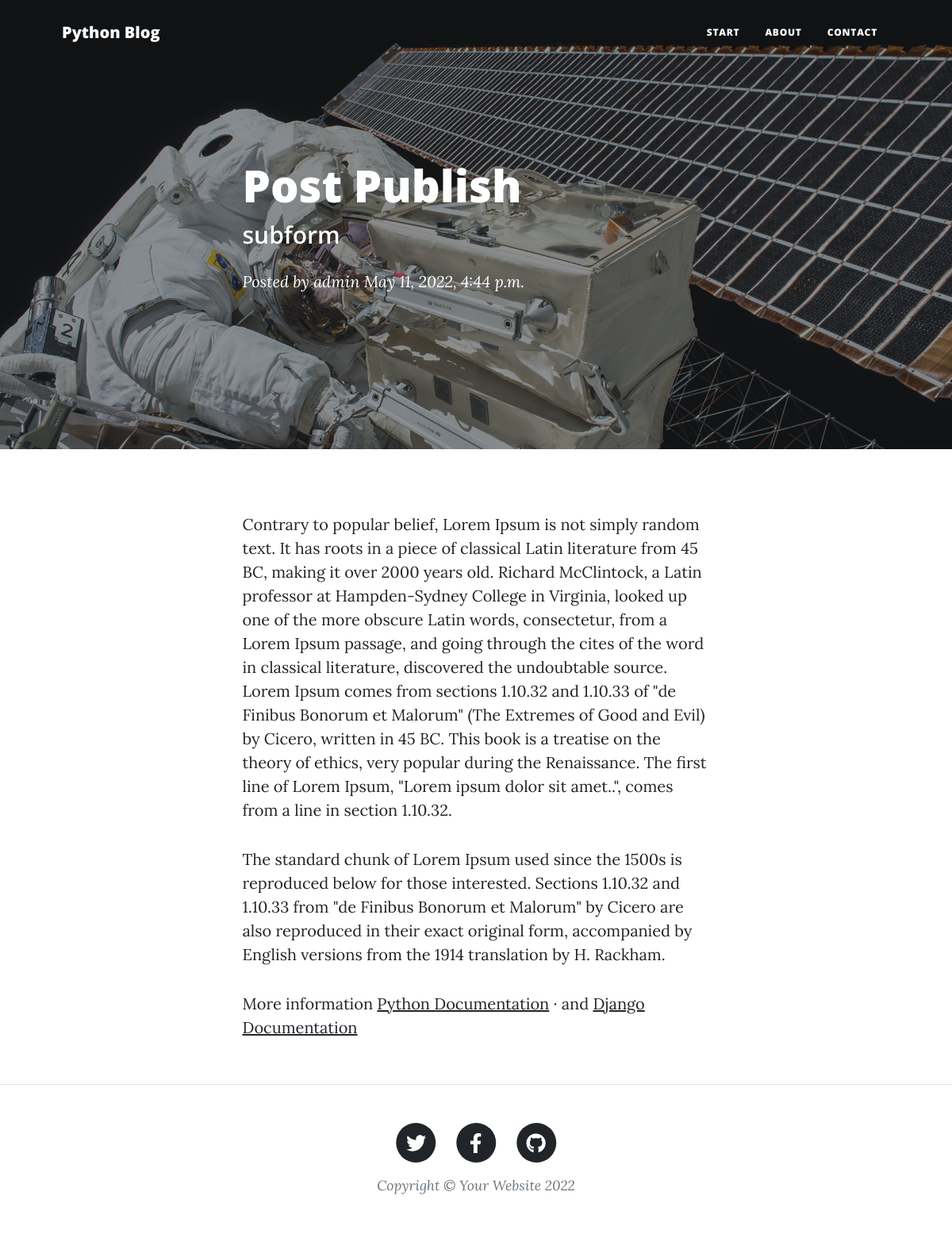
The app's page /blog/post-publish with its own data.
### blog/models.py (models this page shows, shortened)
class Post(models.Model):
    title = models.CharField(max_length=55)
    subhead = models.CharField(max_length=55, blank=True, null=True)
    slug = models.SlugField(max_length=55, unique=True)
    body = models.TextField()
    status = models.IntegerField(choices=STATUS, default=1)
    created_by = models.ForeignKey(User, on_delete=models.CASCADE)
    created_date = models.DateTimeField(auto_now_add=True)
    update_date = models.DateTimeField(auto_now=True)
    publish_date = models.DateTimeField(default=now)
    class Meta:
        ordering = ('-created_date',)

### blog/views.py (the view)
# urls.py: path('<slug:get_slug>', PostDetailView.as_view(), name='post_detail'),
class PostDetailView(DetailView):
    model = Post
    slug_field = "slug"
    slug_url_kwarg = "get_slug"
    template_name = "blog/post_detail.html"

### templates/blog/post_detail.html (shortened to what this page needs)
{% extends 'base/base.html' %} {% load static %}
{% block content %}
<header class="masthead" style="background-image: url('/media/post-bg.jpg')">
    <div class="container position-relative px-4 px-lg-5">
        <div class="row gx-4 gx-lg-5 justify-content-center">
            <div class="col-md-10 col-lg-8 col-xl-7">
                <div class="post-heading">
                    <h1>{{object.title}}</h1>
                    <h2 class="subheading">{{object.subhead}}</h2>
                    <span class="meta">
                        Posted by
                        <a href="#!">{{object.created_by}}</a>
                        {{object.publish_date}}
                    </span>
                </div>
            </div>
        </div>
    </div>
</header>
<article class="mb-4">
    <div class="container px-4 px-lg-5">
        <div class="row gx-4 gx-lg-5 justify-content-center">
            <div class="col-md-10 col-lg-8 col-xl-7">
                {{ object.body | linebreaks}}
                <p>
                    More information
                    <a href="https://docs.python.org/3/">Python Documentation</a>
                    &middot; and
                    <a href="https://docs.djangoproject.com/en/4.0/">Django Documentation</a>
                </p>
            </div>
        </div>
    </div>
</article>
{% endblock  %}

### records on screen
Post: title "Post Publish", subhead "subform", created_by "admin", publish_date "May 11, 2022, 4:44 p.m.", body "Contrary to popular belief, Lorem Ipsum is not simply random text. It has roots in a piece of classical Latin literature from 45 BC, making it over 2000 years old. Richard McClintock, a Latin professor at Hampden-Sydney College in Virginia, looked up one of the more obscure Latin words, consectetur, from a Lorem Ipsum passage, and going through the cites of the word in classical literature, discovered the undoubtable source. Lorem Ipsum comes from sections 1.10.32 and 1.10.33 of \"de Finibus Bonorum et Malorum\" (The Extremes of Good and Evil) by Cicero, written in 45 BC. This book is a treatise on the theory of ethics, very popular during the Renaissance. The first line of Lorem Ipsum,…"
